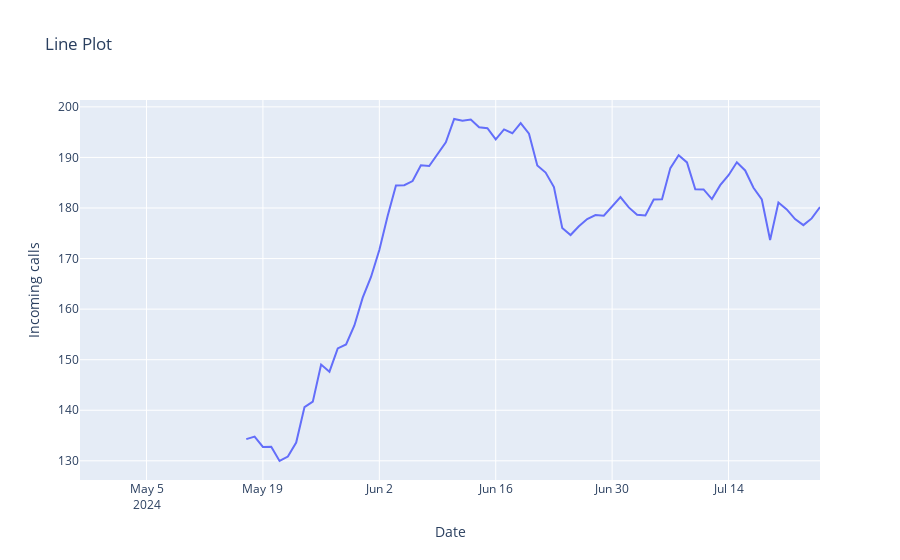

Notebook cell for this chart:
### Code cell
smoothed_value = forecasted_call_value['Incoming Calls'].rolling(window=21).mean()
forecasted_call_value['smoothed_values'] = smoothed_value
import plotly.graph_objs as go
import plotly.express as px
fig = px.line(forecasted_call_value, x='Date', y='smoothed_values', title='Line Plot')

# Update layout
fig.update_xaxes(title_text='Date')
fig.update_yaxes(title_text='Incoming calls')

# Show the plot
fig.show()
